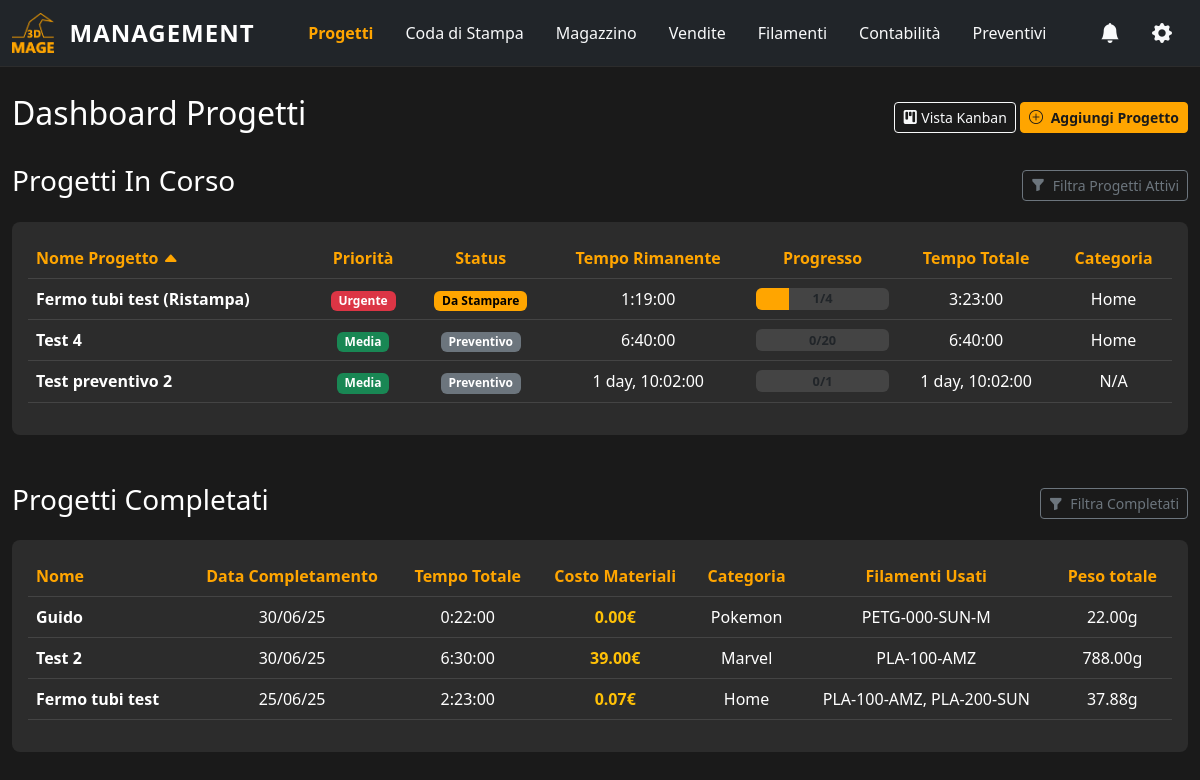
Before: / with the older database file.
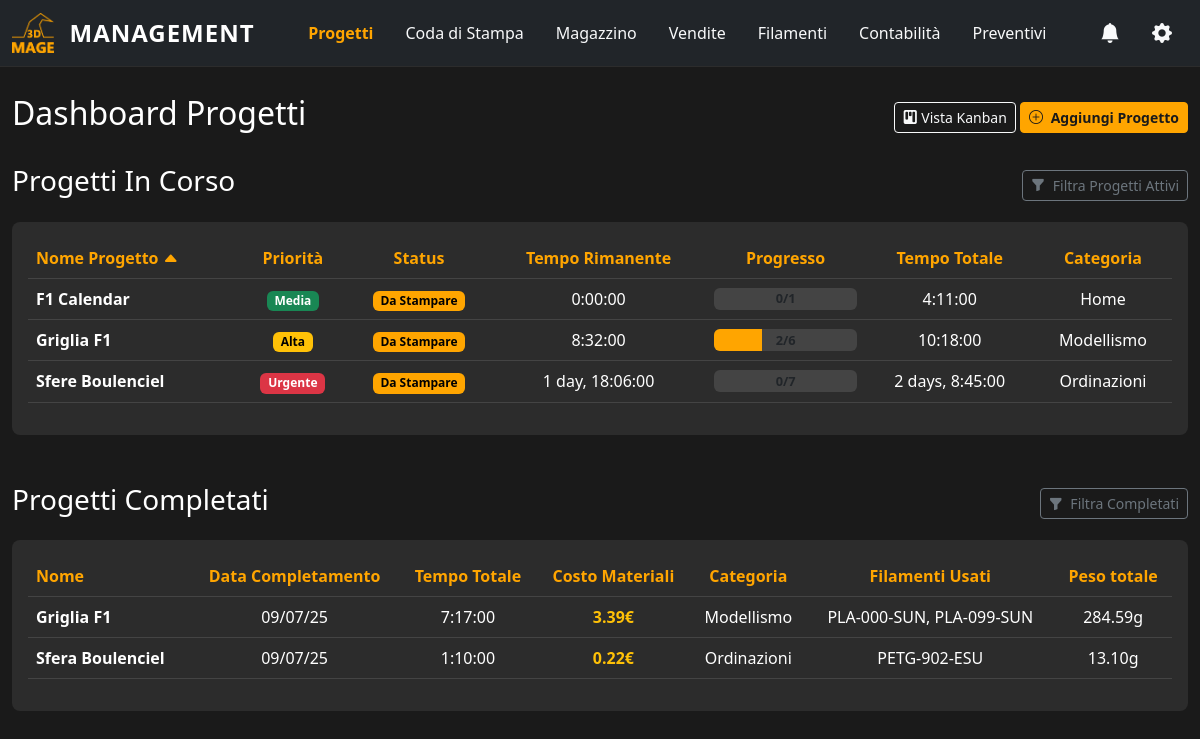
After: the same page with the newer database file.
### app_3dmage_management/models.py (models this page shows, shortened)
class Project(models.Model):
    class Priority(models.TextChoices):
        URGENT = 'URGENT', 'Urgente'
        HIGH = 'HIGH', 'Alta'
        MEDIUM = 'MEDIUM', 'Media'
        LOW = 'LOW', 'Bassa'
    class Status(models.TextChoices):
        QUOTE = 'QUOTE', 'Preventivo'
        TODO = 'TODO', 'Da Stampare'
        POST = 'POST', 'Post-Produzione'
        DONE = 'DONE', 'Completato'
    custom_id = models.CharField(max_length=10, null=True, blank=True, unique=True, verbose_name="ID Personalizzato")
    name = models.CharField(max_length=200, verbose_name="Nome Progetto")
    created_at = models.DateTimeField(default=timezone.now, verbose_name="Creato il")
    priority = models.CharField(max_length=10, choices=Priority.choices, default=Priority.MEDIUM, verbose_name="Priorità")
    status = models.CharField(max_length=10, choices=Status.choices, default=Status.QUOTE, verbose_name="Status")
    completed_at = models.DateTimeField(null=True, blank=True, verbose_name="Data Completamento")
    category = models.ForeignKey(Category, on_delete=models.SET_NULL, null=True, blank=True, verbose_name="Categoria")
    quantity = models.PositiveIntegerField(default=1, verbose_name="Quantità oggetti ordine")
    notes = models.TextField(blank=True, verbose_name="Annotazioni")
    actual_quantity = models.PositiveIntegerField(default=0)
    produced_quantity = models.PositiveIntegerField(default=0)
    @property
    def total_print_time(self):
        total_seconds = self.print_files.aggregate(total=Sum('print_time_seconds'))['total'] or 0
        return str(datetime.timedelta(seconds=total_seconds))
    @property
    def remaining_print_time(self):
        total_seconds = self.print_files.filter(status='TODO').aggregate(total=Sum('print_time_seconds'))['total'] or 0
        return str(datetime.timedelta(seconds=total_seconds))
    @property
    def progress(self):
        total_valid_files = self.print_files.exclude(status='FAILED').count()
        if total_valid_files == 0:
            return "0/0"
        done_files = self.print_files.filter(status='DONE').count()
        return f"{done_files}/{total_valid_files}"
    @property
    def progress_percentage(self):
        total_valid_files = self.print_files.exclude(status='FAILED').count()
        if total_valid_files == 0:
            return 0
        done_files = self.print_files.filter(status='DONE').count()
        return (done_files * 100) / total_valid_files
    @property
    def total_filament_grams(self):
        return FilamentUsage.objects.filter(print_file__project=self).aggregate(total=models.Sum('grams_used'))['total'] or 0
    @property
    def filament_summary(self):
        filament_names = Filament.objects.filter(
            spools__usages__print_file__project=self
        ).distinct().values_list('material', 'color_code', 'brand')
        return ", ".join([f"{mat}-{col}-{brand}" for mat, col, brand in filament_names])
    class Meta:
        verbose_name = "Progetto"
        verbose_name_plural = "Progetti"
        ordering = ['-created_at']

class Category(models.Model):
    name = models.CharField(max_length=100, unique=True, verbose_name="Nome Categoria")
    def __str__(self):
        return self.name
    class Meta:
        verbose_name = "Categoria"
        verbose_name_plural = "Categorie"

### app_3dmage_management/views.py (the view)
# urls.py: path('', views.project_dashboard, name='project_dashboard'),
def project_dashboard(request):
    search_query = request.GET.get('q', '')
    status_filter = request.GET.get('status', '')
    category_filter = request.GET.get('category', '')
    completed_search_query = request.GET.get('q_completed', '')
    completed_year_filter = request.GET.get('year_completed', '')
    active_filters_applied = bool(search_query or status_filter or category_filter)
    completed_filters_applied = bool(completed_search_query or completed_year_filter)
    completed_project_years = Project.objects.filter(
        status='DONE', completed_at__isnull=False
    ).dates('completed_at', 'year', order='DESC')
    all_projects = Project.objects.select_related('category').all()
    cost_annotation = Sum(
        ExpressionWrapper(
            F('print_files__filament_usages__grams_used') *
            F('print_files__filament_usages__spool__cost') /
            Case(
                When(print_files__filament_usages__spool__initial_weight_g=0, then=Value(1)),
                default=F('print_files__filament_usages__spool__initial_weight_g'),
                output_field=DecimalField()
            ),
            output_field=DecimalField()
        )
    )
    sort_active = request.GET.get('sort_active', 'name')
    order_active = request.GET.get('order_active', 'asc')
    order_prefix_active = '-' if order_active == 'desc' else ''
    active_projects_query = all_projects.exclude(status='DONE').annotate(
        total_print_time_seconds=Sum('print_files__print_time_seconds', default=0),
        remaining_print_time_seconds=Sum(Case(When(print_files__status='TODO', then='print_files__print_time_seconds'), default=Value(0)), output_field=IntegerField()),
        annotated_material_cost=Coalesce(cost_annotation, Decimal('0.00'), output_field=DecimalField())
    )
    if search_query:
        q_filter = Q(name__icontains=search_query)
        if search_query.isdigit():
            q_filter |= Q(id=search_query) | Q(custom_id__icontains=search_query)
        active_projects_query = active_projects_query.filter(q_filter)
    if status_filter:
        active_projects_query = active_projects_query.filter(status=status_filter)
    if category_filter:
        active_projects_query = active_projects_query.filter(category_id=category_filter)
    valid_sort_fields_active = ['name', 'priority', 'status', 'remaining_print_time_seconds', 'total_print_time_seconds', 'category__name']
    if sort_active not in valid_sort_fields_active:
        sort_active = 'name'
    active_projects = active_projects_query.order_by(f'{order_prefix_active}{sort_active}')
    completed_projects_query = all_projects.filter(status='DONE').annotate(
        total_print_time_seconds=Sum('print_files__print_time_seconds', default=0),
        annotated_material_cost=Coalesce(cost_annotation, Decimal('0.00'), output_field=DecimalField())
    )
    if completed_search_query:
        completed_projects_query = completed_projects_query.filter(
            Q(name__icontains=completed_search_query) | Q(custom_id__icontains=completed_search_query)
        )
    if completed_year_filter and completed_year_filter.isdigit():
        completed_projects_query = completed_projects_query.filter(completed_at__year=int(completed_year_filter))
    completed_projects = completed_projects_query.order_by('-completed_at')
    context = {
        'active_projects': active_projects,
        'completed_projects': completed_projects,
        'all_categories': Category.objects.all(),
        'all_statuses': Project.Status.choices,
        'project_form': ProjectForm(),
        'add_print_file_form': PrintFileForm(),
        'edit_print_file_form': PrintFileEditForm(),
        'page_title': 'Progetti',
        'current_view': 'table',
        'search_query': search_query,
        'status_filter': status_filter,
        'category_filter': category_filter,
        'active_filters_applied': active_filters_applied,
        'sort_active': sort_active,
        'order_active': order_active,
        'completed_search_query': completed_search_query,
        'completed_year_filter': completed_year_filter,
        'completed_filters_applied': completed_filters_applied,
        'completed_project_years': [d.year for d in completed_project_years],
    }
    return render(request, 'app_3dmage_management/dashboard.html', context)

### app_3dmage_management/models.py (called while the page is built)
    def __str__(self):
        return self.name

    def __str__(self):
        return f"{self.printer.name} - {self.name}"

### app_3dmage_management/templates/app_3dmage_management/dashboard.html (shortened to what the changed rows need)
{% extends "app_3dmage_management/base.html" %}
{% load static %}
{% block content %}
<div class="d-flex justify-content-between align-items-center mb-4">
    <h2 class="text-white">Dashboard Progetti</h2>
</div>
<div class="card bg-dark-card mt-3">
    <div class="card-body">
        <div class="table-responsive">
            <table class="table table-dark table-hover align-middle">
                <thead>
                    <tr>
                        <th><a href="?sort_active=name&order_active={% if sort_active == 'name' and order_active == 'asc' %}desc{% else %}asc{% endif %}&q={{ search_query }}&status={{ status_filter }}&category={{ category_filter }}">Nome Progetto {% if sort_active == 'name' %}<i class="bi bi-caret-{% if order_active == 'asc' %}up{% else %}down{% endif %}-fill"></i>{% endif %}</a></th>
                        <th class="text-center"><a href="?sort_active=priority&order_active={% if sort_active == 'priority' and order_active == 'asc' %}desc{% else %}asc{% endif %}&q={{ search_query }}&status={{ status_filter }}&category={{ category_filter }}">Priorità </a></th>
                        <th class="text-center"><a href="?sort_active=status&order_active={% if sort_active == 'status' and order_active == 'asc' %}desc{% else %}asc{% endif %}&q={{ search_query }}&status={{ status_filter }}&category={{ category_filter }}">Status </a></th>
                        <th class="text-center"><a href="?sort_active=remaining_print_time_seconds&order_active={% if sort_active == 'remaining_print_time_seconds' and order_active == 'asc' %}desc{% else %}asc{% endif %}&q={{ search_query }}&status={{ status_filter }}&category={{ category_filter }}">Tempo Rimanente</a></th>
                        <th class="text-center" style="color: var(--primary-color);">Progresso</th>
                        <th class="text-center"><a href="?sort_active=total_print_time_seconds&order_active={% if sort_active == 'total_print_time_seconds' and order_active == 'asc' %}desc{% else %}asc{% endif %}&q={{ search_query }}&status={{ status_filter }}&category={{ category_filter }}">Tempo Totale</a></th>
                        <th class="text-center"><a href="?sort_active=category__name&order_active={% if sort_active == 'category__name' and order_active == 'asc' %}desc{% else %}asc{% endif %}&q={{ search_query }}&status={{ status_filter }}&category={{ category_filter }}">Categoria</a></th>
                    </tr>
                </thead>
                <tbody>
                    {% for project in active_projects %}
                    <tr class="clickable-row" data-url="{% url 'project_detail' project.id %}?from=table" style="cursor: pointer;">
                        <td class="fw-bold">{{ project.name }}</td>
                        <td class="text-center"><span class="badge bg-priority-{{ project.priority|lower }}">{{ project.get_priority_display }}</span></td>
                        <td class="text-center"><span class="badge bg-status-{{ project.status|lower }}">{{ project.get_status_display }}</span></td>
                        <td class="text-center">{{ project.remaining_print_time }}</td>
                        <td style="position: relative; min-width: 120px;"><div class="progress" style="height: 22px; background-color: #444;"><div class="progress-bar" role="progressbar" style="width: {{ project.progress_percentage }}%; background-color: #ffa500;"></div></div><strong class="justify-content-center align-items-center d-flex position-absolute w-100 h-100 top-0 start-0 text-dark" style="font-size: 0.8em;">{{ project.progress }}</strong></td>
                        <td class="text-center">{{ project.total_print_time }}</td>
                        <td class="text-center">{{ project.category.name|default:"N/A" }}</td>
                    </tr>
                    {% empty %}
                    <tr><td colspan="7" class="text-center py-5"><p class="lead">Nessun progetto attivo trovato per i filtri selezionati.</p></td></tr>
                    {% endfor %}
                </tbody>
            </table>
        </div>
    </div>
</div>
<div class="card bg-dark-card mt-3">
    <div class="card-body">
        <div class="table-responsive">
            <table class="table table-dark table-hover align-middle">
                <thead>
                    <tr>
                        <th>Nome</th>
                        <th class="text-center">Data Completamento</th>
                        <th class="text-center">Tempo Totale</th>
                        <th class="text-center">Costo Materiali</th>
                        <th class="text-center">Categoria</th>
                        <th class="text-center">Filamenti Usati</th>
                        <th class="text-center">Peso totale</th>
                    </tr>
                </thead>
                <tbody>
                    {% for project in completed_projects %}
                    <tr class="clickable-row" data-url="{% url 'project_detail' project.id %}?from=table" style="cursor: pointer;">
                        <td class="fw-bold">{{ project.name }}</td>
                        <td class="text-center">{{ project.completed_at|date:"d/m/y" }}</td>
                        <td class="text-center">{{ project.total_print_time }}</td>
                        <td class="text-center text-warning fw-bold">{{ project.annotated_material_cost|floatformat:2 }}€</td>
                        <td class="text-center">{{ project.category.name|default:"N/A" }}</td>
                        <td class="text-center">{{ project.filament_summary }}</td>
                        <td class="text-center">{{ project.total_filament_grams|floatformat:2 }}g</td>
                    </tr>
                    {% empty %}
                    <tr><td colspan="7" class="text-center py-4"><p class="text-muted">Nessun progetto completato trovato per i filtri selezionati.</p></td></tr>
                    {% endfor %}
                </tbody>
            </table>
        </div>
    </div>
</div>
{% endblock %}

Changed rows visible on the page:
removed Project: name "Fermo tubi test (Ristampa)", priority "Urgente", status "Da Stampare", remaining_print_time "1:19:00", progress "1/4", total_print_time "3:23:00", category.name "Home", shown under "Progetti In Corso"
removed Project: name "Test 4", priority "Media", status "Preventivo", remaining_print_time "6:40:00", progress "0/20", total_print_time "6:40:00", category.name "Home", shown under "Progetti In Corso"
removed Project: name "Test preventivo 2", priority "Media", status "Preventivo", remaining_print_time "1 day, 10:02:00", progress "0/1", total_print_time "1 day, 10:02:00", category.name "N/A", shown under "Progetti In Corso"
removed Project: name "Guido", completed_at "30/06/25", total_print_time "0:22:00", annotated_material_cost "0.00", category.name "Pokemon", filament_summary "PETG-000-SUN-M", total_filament_grams "22.00", shown under "Progetti Completati"
removed Project: name "Test 2", completed_at "30/06/25", total_print_time "6:30:00", annotated_material_cost "39.00", category.name "Marvel", filament_summary "PLA-100-AMZ", total_filament_grams "788.00", shown under "Progetti Completati"
removed Project: name "Fermo tubi test", completed_at "25/06/25", total_print_time "2:23:00", annotated_material_cost "0.07", category.name "Home", filament_summary "PLA-100-AMZ, PLA-200-SUN", total_filament_grams "37.88", shown under "Progetti Completati"
added Project: name "F1 Calendar", priority "Media", status "Da Stampare", remaining_print_time "0:00:00", progress "0/1", total_print_time "4:11:00", category.name "Home", shown under "Progetti In Corso"
added Project: name "Griglia F1", priority "Alta", status "Da Stampare", remaining_print_time "8:32:00", progress "2/6", total_print_time "10:18:00", category.name "Modellismo", shown under "Progetti In Corso"
added Project: name "Sfere Boulenciel", priority "Urgente", status "Da Stampare", remaining_print_time "1 day, 18:06:00", progress "0/7", total_print_time "2 days, 8:45:00", category.name "Ordinazioni", shown under "Progetti In Corso"
added Project: name "Griglia F1", completed_at "09/07/25", total_print_time "7:17:00", annotated_material_cost "3.39", category.name "Modellismo", filament_summary "PLA-000-SUN, PLA-099-SUN", total_filament_grams "284.59", shown under "Progetti Completati"
added Project: name "Sfera Boulenciel", completed_at "09/07/25", total_print_time "1:10:00", annotated_material_cost "0.22", category.name "Ordinazioni", filament_summary "PETG-902-ESU", total_filament_grams "13.10", shown under "Progetti Completati"
